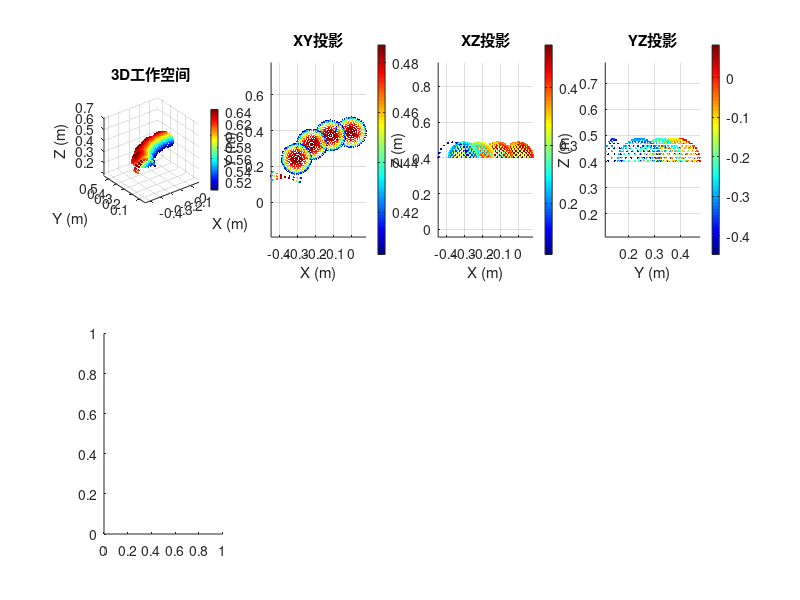

This figure's MATLAB source: (Note: this script raises an error after producing the figure.)
%% 机械臂工作空间分析主程序
% 一键运行完整的工作空间分析
% 基于URDF文件的ARM2.0机械臂

function run_workspace_analysis()
    clear all; close all; clc;
    
    fprintf('=== ARM2.0 机械臂工作空间分析 ===\n');
    fprintf('基于URDF文件数据\n\n');
    
    %% 1. 设置机械臂参数
    robot_params = setup_robot_parameters();
    display_robot_info(robot_params);
    
    %% 2. 用户选择分析选项
    analysis_options = get_analysis_options();
    
    %% 3. 计算工作空间
    fprintf('\n正在计算工作空间...\n');
    workspace_data = compute_reachable_workspace(robot_params, analysis_options);
    
    %% 4. 分析结果
    analysis_results = analyze_workspace_properties(workspace_data);
    display_analysis_results(analysis_results);
    
    %% 5. 可视化
    if analysis_options.enable_visualization
        visualize_complete_workspace(workspace_data, analysis_results);
    end
    
    %% 6. 保存结果
    save_results(workspace_data, analysis_results, robot_params);
    
    %% 7. 生成报告
    if analysis_options.generate_report
        generate_analysis_report(workspace_data, analysis_results, robot_params);
    end
    
    fprintf('\n=== 分析完成 ===\n');
    fprintf('结果已保存到当前目录\n');
end

%% 设置机械臂参数
function params = setup_robot_parameters()
    % 基于URDF文件的机械臂参数
    
    % 连杆长度 (从URDF文件提取)
    L1 = 0.1845;    % base_link到Link1
    L2 = 0.1785;    % Link1到Link2
    L3 = 0.39;      % Link2到Link3
    L4_y = -0.159242809429263; % Link3到Link4的y偏移
    L4_z = -0.149976330526953; % Link3到Link4的z偏移
    L4 = sqrt(L4_y^2 + L4_z^2); % Link3到Link4的距离
    L5 = 0.2665;    % Link4到Link5
    L6 = 0.084;     % Link5到Link6
    
    params.name = 'ARM2.0_6DOF';
    params.dof = 6;
    params.link_lengths = [L1, L2, L3, L4, L5, L6];
    
    % 关节限制 (从URDF文件提取)
    params.joint_limits = [
        -pi,     pi;      % j1: 基座旋转 (-180° to 180°)
        -1.57,   1.57;    % j2: 肩部俯仰 (-90° to 90°)
        -1.57,   1.57;    % j3: 肘部俯仰 (-90° to 90°)
        -pi,     pi;      % j4: 腕部旋转 (-180° to 180°)
        -1.57,   1.57;    % j5: 腕部俯仰 (-90° to 90°)
        -pi,     pi       % j6: 末端旋转 (-180° to 180°)
    ];
    
    % DH参数表 [a, alpha, d, theta_offset]
    params.DH_table = [
        0,      -pi/2,  L1,     0;      % Link1
        0,      pi/2,   0,      pi/2;   % Link2
        L3,     0,      0,      0;      % Link3
        0,      -pi/2,  L4,     0;      % Link4
        0,      pi/2,   0,      0;      % Link5
        0,      0,      L6,     0       % Link6
    ];
    
    % 关节名称
    params.joint_names = {'j1', 'j2', 'j3', 'j4', 'j5', 'j6'};
    
    % 连杆名称
    params.link_names = {'base_link', 'Link1', 'Link2', 'Link3', 'Link4', 'Link5', 'Link6'};
end

%% 显示机械臂信息
function display_robot_info(params)
    fprintf('机械臂信息:\n');
    fprintf('  名称: %s\n', params.name);
    fprintf('  自由度: %d\n', params.dof);
    fprintf('  连杆长度: ');
    fprintf('%.3f ', params.link_lengths);
    fprintf('(m)\n');
    
    fprintf('  关节限制:\n');
    for i = 1:params.dof
        fprintf('    %s: [%.2f, %.2f] rad ([%.1f°, %.1f°])\n', ...
            params.joint_names{i}, ...
            params.joint_limits(i,1), params.joint_limits(i,2), ...
            rad2deg(params.joint_limits(i,1)), rad2deg(params.joint_limits(i,2)));
    end
end

%% 获取分析选项
function options = get_analysis_options()
    fprintf('\n=== 分析选项设置 ===\n');
    
    % 默认选项
    options.resolution = 0.3;           % 关节角度采样分辨率 (弧度)
    options.max_points = 20000;         % 最大计算点数
    options.enable_visualization = true; % 启用可视化
    options.generate_report = true;     % 生成报告
    options.save_data = true;           % 保存数据
    options.compute_manipulability = false; % 计算可操作性 (耗时)
    
    % 用户可以在这里修改选项
    fprintf('当前设置:\n');
    fprintf('  采样分辨率: %.2f rad (%.1f°)\n', options.resolution, rad2deg(options.resolution));
    fprintf('  最大点数: %d\n', options.max_points);
    fprintf('  可视化: %s\n', bool2str(options.enable_visualization));
    fprintf('  生成报告: %s\n', bool2str(options.generate_report));
    
    % 询问用户是否要修改设置
    user_input = input('\n是否使用默认设置? (y/n) [y]: ', 's');
    if isempty(user_input)
        user_input = 'y';
    end
    
    if lower(user_input) == 'n'
        options = customize_options(options);
    end
end

%% 自定义选项
function options = customize_options(options)
    fprintf('\n=== 自定义设置 ===\n');
    
    % 采样分辨率
    new_res = input(sprintf('采样分辨率 [%.2f]: ', options.resolution));
    if ~isempty(new_res) && new_res > 0
        options.resolution = new_res;
    end
    
    % 最大点数
    new_max = input(sprintf('最大点数 [%d]: ', options.max_points));
    if ~isempty(new_max) && new_max > 0
        options.max_points = new_max;
    end
    
    % 可操作性分析
    comp_manip = input('计算可操作性? (y/n) [n]: ', 's');
    if strcmpi(comp_manip, 'y')
        options.compute_manipulability = true;
    end
end

%% 正向运动学函数
function T = forward_kinematics_dh(theta, DH_params)
    % 基于DH参数的正向运动学
    % 输入: theta - 关节角度 [6x1]
    %       DH_params - DH参数矩阵 [6x4] [a, alpha, d, theta_offset]
    % 输出: T - 末端执行器变换矩阵 [4x4]

    T = eye(4);

    for i = 1:size(DH_params, 1)
        a = DH_params(i, 1);
        alpha = DH_params(i, 2);
        d = DH_params(i, 3);
        theta_offset = DH_params(i, 4);

        theta_i = theta(i) + theta_offset;

        % DH变换矩阵
        T_i = [
            cos(theta_i), -sin(theta_i)*cos(alpha),  sin(theta_i)*sin(alpha), a*cos(theta_i);
            sin(theta_i),  cos(theta_i)*cos(alpha), -cos(theta_i)*sin(alpha), a*sin(theta_i);
            0,             sin(alpha),               cos(alpha),              d;
            0,             0,                       0,                       1
        ];

        T = T * T_i;
    end
end

%% 雅可比矩阵计算
function J = compute_jacobian(theta, DH_params)
    % 计算几何雅可比矩阵
    n = length(theta);
    J = zeros(6, n);

    % 计算每个关节的变换矩阵
    T = cell(n+1, 1);
    T{1} = eye(4);

    for i = 1:n
        a = DH_params(i, 1);
        alpha = DH_params(i, 2);
        d = DH_params(i, 3);
        theta_offset = DH_params(i, 4);

        theta_i = theta(i) + theta_offset;
        T_i = [
            cos(theta_i), -sin(theta_i)*cos(alpha),  sin(theta_i)*sin(alpha), a*cos(theta_i);
            sin(theta_i),  cos(theta_i)*cos(alpha), -cos(theta_i)*sin(alpha), a*sin(theta_i);
            0,             sin(alpha),               cos(alpha),              d;
            0,             0,                       0,                       1
        ];
        T{i+1} = T{i} * T_i;
    end

    % 末端执行器位置
    p_end = T{end}(1:3, 4);

    % 计算每列雅可比
    for i = 1:n
        % 关节i的z轴方向
        z_i = T{i}(1:3, 3);

        % 关节i的位置
        p_i = T{i}(1:3, 4);

        % 线速度部分
        J(1:3, i) = cross(z_i, p_end - p_i);

        % 角速度部分
        J(4:6, i) = z_i;
    end
end

%% 可操作性分析
function [manipulability, condition_number] = analyze_manipulability(theta, DH_params)
    % 分析机械臂的可操作性
    J = compute_jacobian(theta, DH_params);

    % 只考虑位置雅可比（前3行）
    J_pos = J(1:3, :);

    % 可操作性椭球体积
    manipulability = sqrt(det(J_pos * J_pos'));

    % 条件数
    condition_number = cond(J_pos);
end

%% 计算可达工作空间
function workspace_data = compute_reachable_workspace(params, options)
    % 生成关节角度采样点
    joint_samples = cell(params.dof, 1);
    total_combinations = 1;
    
    for i = 1:params.dof
        joint_samples{i} = params.joint_limits(i,1):options.resolution:params.joint_limits(i,2);
        fprintf('关节%d采样点数: %d\n', i, length(joint_samples{i}));
        total_combinations = total_combinations * length(joint_samples{i});
    end
    
    fprintf('理论总组合数: %d\n', total_combinations);
    fprintf('实际计算点数: %d\n', min(total_combinations, options.max_points));
    
    % 初始化结果存储
    workspace_data.reachable_points = [];
    workspace_data.joint_configs = [];
    workspace_data.manipulability_values = [];
    
    point_count = 0;
    progress_step = max(1, floor(options.max_points/20));
    
    fprintf('\n开始计算...\n');
    tic;
    
    % 嵌套循环采样关节空间
    for i1 = 1:length(joint_samples{1})
        for i2 = 1:length(joint_samples{2})
            for i3 = 1:length(joint_samples{3})
                for i4 = 1:length(joint_samples{4})
                    for i5 = 1:length(joint_samples{5})
                        for i6 = 1:length(joint_samples{6})
                            
                            if point_count >= options.max_points
                                break;
                            end
                            
                            % 当前关节配置
                            theta = [
                                joint_samples{1}(i1),
                                joint_samples{2}(i2),
                                joint_samples{3}(i3),
                                joint_samples{4}(i4),
                                joint_samples{5}(i5),
                                joint_samples{6}(i6)
                            ];
                            
                            % 计算正向运动学
                            T_end = forward_kinematics_dh(theta, params.DH_table);
                            end_pos = T_end(1:3, 4)';
                            
                            % 存储结果
                            workspace_data.reachable_points = [workspace_data.reachable_points; end_pos];
                            workspace_data.joint_configs = [workspace_data.joint_configs; theta];
                            
                            % 计算可操作性 (可选)
                            if options.compute_manipulability
                                [manip, ~] = analyze_manipulability(theta, params.DH_table);
                                workspace_data.manipulability_values = [workspace_data.manipulability_values; manip];
                            end
                            
                            point_count = point_count + 1;
                            
                            % 显示进度
                            if mod(point_count, progress_step) == 0
                                fprintf('进度: %d/%d (%.1f%%)\n', ...
                                    point_count, options.max_points, 100*point_count/options.max_points);
                            end
                            
                        end
                        if point_count >= options.max_points, break; end
                    end
                    if point_count >= options.max_points, break; end
                end
                if point_count >= options.max_points, break; end
            end
            if point_count >= options.max_points, break; end
        end
        if point_count >= options.max_points, break; end
    end
    
    computation_time = toc;
    fprintf('计算完成! 用时: %.2f 秒\n', computation_time);
    fprintf('实际计算点数: %d\n', size(workspace_data.reachable_points, 1));
    
    workspace_data.computation_time = computation_time;
    workspace_data.actual_points = size(workspace_data.reachable_points, 1);
end

%% 分析工作空间属性
function results = analyze_workspace_properties(workspace_data)
    points = workspace_data.reachable_points;
    
    fprintf('\n=== 工作空间属性分析 ===\n');
    
    % 基本统计
    results.point_count = size(points, 1);
    results.x_range = [min(points(:,1)), max(points(:,1))];
    results.y_range = [min(points(:,2)), max(points(:,2))];
    results.z_range = [min(points(:,3)), max(points(:,3))];
    
    % 到达距离分析
    distances = sqrt(sum(points.^2, 2));
    results.max_reach = max(distances);
    results.min_reach = min(distances);
    results.avg_reach = mean(distances);
    results.std_reach = std(distances);
    
    % 工作空间体积
    try
        [~, results.convex_volume] = convhull(points);
        fprintf('凸包体积计算成功\n');
    catch
        results.convex_volume = NaN;
        fprintf('凸包体积计算失败\n');
    end
    
    % 工作空间形状分析
    results.x_span = diff(results.x_range);
    results.y_span = diff(results.y_range);
    results.z_span = diff(results.z_range);
    results.aspect_ratio_xy = results.x_span / results.y_span;
    results.aspect_ratio_xz = results.x_span / results.z_span;
    results.aspect_ratio_yz = results.y_span / results.z_span;
    
    % 可操作性分析 (如果有数据)
    if ~isempty(workspace_data.manipulability_values)
        results.avg_manipulability = mean(workspace_data.manipulability_values);
        results.min_manipulability = min(workspace_data.manipulability_values);
        results.max_manipulability = max(workspace_data.manipulability_values);
    end
end

%% 显示分析结果
function display_analysis_results(results)
    fprintf('\n=== 分析结果 ===\n');
    fprintf('可达点数: %d\n', results.point_count);
    fprintf('工作空间范围:\n');
    fprintf('  X: [%.3f, %.3f] m (跨度: %.3f m)\n', results.x_range(1), results.x_range(2), results.x_span);
    fprintf('  Y: [%.3f, %.3f] m (跨度: %.3f m)\n', results.y_range(1), results.y_range(2), results.y_span);
    fprintf('  Z: [%.3f, %.3f] m (跨度: %.3f m)\n', results.z_range(1), results.z_range(2), results.z_span);
    
    fprintf('到达距离:\n');
    fprintf('  最大: %.3f m\n', results.max_reach);
    fprintf('  最小: %.3f m\n', results.min_reach);
    fprintf('  平均: %.3f ± %.3f m\n', results.avg_reach, results.std_reach);
    
    if ~isnan(results.convex_volume)
        fprintf('凸包体积: %.6f m³\n', results.convex_volume);
    end
    
    fprintf('形状比例:\n');
    fprintf('  X/Y: %.2f\n', results.aspect_ratio_xy);
    fprintf('  X/Z: %.2f\n', results.aspect_ratio_xz);
    fprintf('  Y/Z: %.2f\n', results.aspect_ratio_yz);
end

%% 完整可视化
function visualize_complete_workspace(workspace_data, results)
    points = workspace_data.reachable_points;
    distances = sqrt(sum(points.^2, 2));
    
    figure('Name', 'ARM2.0 工作空间完整分析', 'Position', [50, 50, 1600, 1000]);
    
    % 3D工作空间
    subplot(2,4,1);
    scatter3(points(:,1), points(:,2), points(:,3), 3, distances, 'filled');
    colorbar; colormap(jet);
    title('3D工作空间');
    xlabel('X (m)'); ylabel('Y (m)'); zlabel('Z (m)');
    grid on; axis equal;
    
    % 各平面投影
    subplot(2,4,2);
    scatter(points(:,1), points(:,2), 2, points(:,3), 'filled');
    colorbar; title('XY投影'); xlabel('X (m)'); ylabel('Y (m)'); grid on; axis equal;
    
    subplot(2,4,3);
    scatter(points(:,1), points(:,3), 2, points(:,2), 'filled');
    colorbar; title('XZ投影'); xlabel('X (m)'); ylabel('Z (m)'); grid on; axis equal;
    
    subplot(2,4,4);
    scatter(points(:,2), points(:,3), 2, points(:,1), 'filled');
    colorbar; title('YZ投影'); xlabel('Y (m)'); ylabel('Z (m)'); grid on; axis equal;
    
    % 统计分析
    subplot(2,4,5);
    histogram(distances, 50);
    title('到达距离分布'); xlabel('距离 (m)'); ylabel('频次'); grid on;
    
    subplot(2,4,6);
    histogram(points(:,3), 50);
    title('高度分布'); xlabel('Z (m)'); ylabel('频次'); grid on;
    
    % 可操作性分析 (如果有数据)
    if ~isempty(workspace_data.manipulability_values)
        subplot(2,4,7);
        scatter3(points(:,1), points(:,2), points(:,3), 3, workspace_data.manipulability_values, 'filled');
        colorbar; title('可操作性分布'); xlabel('X (m)'); ylabel('Y (m)'); zlabel('Z (m)');
        grid on; axis equal;
        
        subplot(2,4,8);
        histogram(workspace_data.manipulability_values, 50);
        title('可操作性分布'); xlabel('可操作性'); ylabel('频次'); grid on;
    else
        % 工作空间密度分析
        subplot(2,4,7);
        [N, centers] = hist3(points(:,1:2), [20, 20]);
        surf(centers{1}, centers{2}, N');
        title('XY平面密度'); xlabel('X (m)'); ylabel('Y (m)'); zlabel('点密度');
        
        subplot(2,4,8);
        plot3(points(1:10:end,1), points(1:10:end,2), points(1:10:end,3), 'b.', 'MarkerSize', 1);
        title('工作空间点云'); xlabel('X (m)'); ylabel('Y (m)'); zlabel('Z (m)');
        grid on; axis equal;
    end
    
    sgtitle('ARM2.0 机械臂工作空间完整分析');
end

%% 保存结果
function save_results(workspace_data, results, params)
    timestamp = datestr(now, 'yyyymmdd_HHMMSS');
    filename = sprintf('ARM2_workspace_analysis_%s.mat', timestamp);
    
    save(filename, 'workspace_data', 'results', 'params');
    fprintf('结果已保存到: %s\n', filename);
end

%% 生成分析报告
function generate_analysis_report(workspace_data, results, params)
    timestamp = datestr(now, 'yyyy-mm-dd HH:MM:SS');
    filename = sprintf('ARM2_analysis_report_%s.txt', datestr(now, 'yyyymmdd_HHMMSS'));
    
    fid = fopen(filename, 'w');
    
    fprintf(fid, '=== ARM2.0 机械臂工作空间分析报告 ===\n');
    fprintf(fid, '生成时间: %s\n\n', timestamp);
    
    fprintf(fid, '机械臂参数:\n');
    fprintf(fid, '  名称: %s\n', params.name);
    fprintf(fid, '  自由度: %d\n', params.dof);
    fprintf(fid, '  连杆长度: %.3f %.3f %.3f %.3f %.3f %.3f (m)\n', params.link_lengths);
    
    fprintf(fid, '\n分析结果:\n');
    fprintf(fid, '  计算点数: %d\n', results.point_count);
    fprintf(fid, '  计算时间: %.2f 秒\n', workspace_data.computation_time);
    fprintf(fid, '  工作空间范围:\n');
    fprintf(fid, '    X: [%.3f, %.3f] m\n', results.x_range);
    fprintf(fid, '    Y: [%.3f, %.3f] m\n', results.y_range);
    fprintf(fid, '    Z: [%.3f, %.3f] m\n', results.z_range);
    fprintf(fid, '  最大到达距离: %.3f m\n', results.max_reach);
    fprintf(fid, '  最小到达距离: %.3f m\n', results.min_reach);
    
    if ~isnan(results.convex_volume)
        fprintf(fid, '  凸包体积: %.6f m³\n', results.convex_volume);
    end
    
    fclose(fid);
    fprintf('报告已保存到: %s\n', filename);
end

%% 辅助函数
function str = bool2str(bool_val)
    if bool_val
        str = '是';
    else
        str = '否';
    end
end
